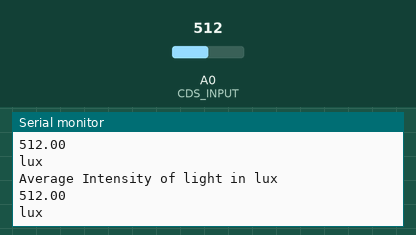
Recording of a sketch running on a simulated Arduino Uno, built with avr-gcc and run on an emulated ATmega328P. Parts: the last lines printed to the serial monitor. Inputs (shaded band) come from the test bench; at power-on: A0 (CDS_INPUT) = 512.

Above: at 1.8 s.
1.9 s: A0 (CDS_INPUT) set to 716
At 2.8 s:
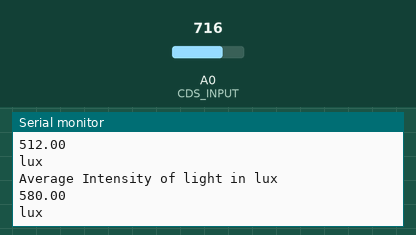
3.4 s: A0 (CDS_INPUT) set to 900
At 4.8 s:
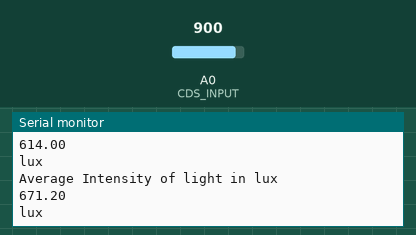
Timing chart, 0 to 6.4 s (numbered marks = the images above; inputs shaded):
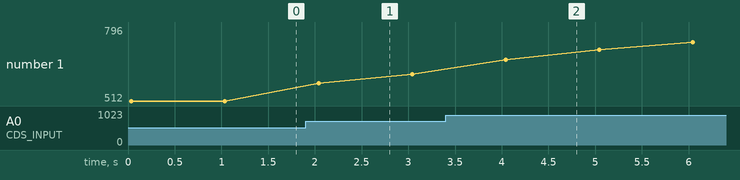

Measured:
- after the input at 1.9 s, the serial monitor: prints a new line after 0.14 s (image 1)
- after the input at 3.4 s, the serial monitor: prints a new line after 0.64 s (image 2)
- plotted number 1: 512 → 614 after the input at 1.9 s, 614 → 796 after the input at 3.4 s

The sketch:

Plot_average.ino
```cpp
// Sets initial value to 0
#define CDS_INPUT 0
float average=0;
int n=1;

void setup() {
  Serial.begin(9600);

}
void loop() {

  int value = analogRead(CDS_INPUT);


  average = ((average * (n-1)) + value)/n ;

  n = n + 1;

  Serial.println("Average Intensity of light in lux");

  Serial.println(average);

  Serial.println("lux \n");

   delay(1000);
}
```
